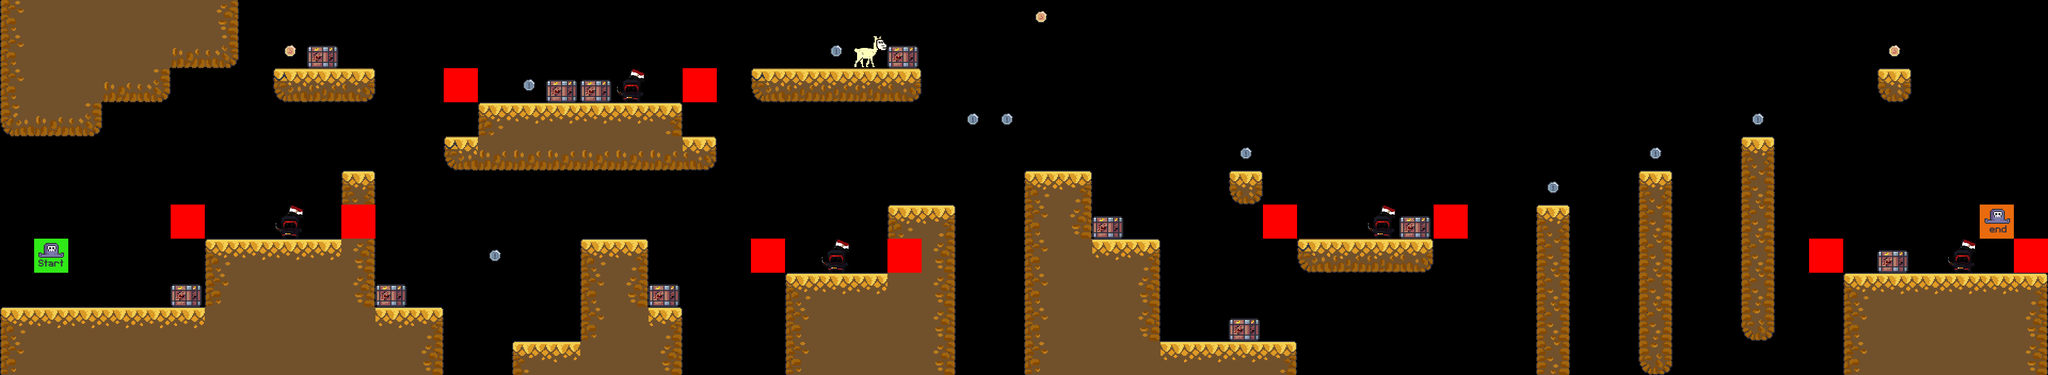

Below is a game level as drawn by its tile map, then a one-line description and the .tmx that defines it (tile-layer data replaced by summaries):
An orthogonal 60x11 tile map with 64x64 px tiles, 7 tile layers (terrain, llama, coins, enemies, ...), 6 tilesets.

<map version="1.5" tiledversion="1.7.2" orientation="orthogonal" renderorder="right-down" width="60" height="11" tilewidth="64" tileheight="64" infinite="0" nextlayerid="9" nextobjectid="1">
 <editorsettings>
  <export target="../0/level_0.tmx" format="csv" />
 </editorsettings>
 <tileset firstgid="1" source="../tilesets/terrain_tiles.tsx" />
 <tileset firstgid="17" source="../tilesets/coin_tiles.tsx" />
 <tileset firstgid="19" source="../tilesets/crates.tsx" />
 <tileset firstgid="20" source="../tilesets/player_tiles.tsx" />
 <tileset firstgid="22" source="../tilesets/enemy_tiles.tsx" />
 <tileset firstgid="24" source="llama.tsx" />
 <layer id="1" name="terrain" width="60" height="11">
  <data>[660 cells, 178 non-empty, 16 distinct tile ids]</data>
 </layer>
 <layer id="8" name="llama" width="60" height="11">
  <data>[660 cells, 1 non-empty, 1 distinct tile ids]</data>
 </layer>
 <layer id="2" name="coins" width="60" height="11">
  <data>[660 cells, 13 non-empty, 2 distinct tile ids]</data>
 </layer>
 <layer id="6" name="enemies" width="60" height="11">
  <data>[660 cells, 5 non-empty, 1 distinct tile ids]</data>
 </layer>
 <layer id="7" name="constraints" width="60" height="11">
  <data>[660 cells, 10 non-empty, 1 distinct tile ids]</data>
 </layer>
 <layer id="4" name="crates" width="60" height="11">
  <data>[660 cells, 11 non-empty, 1 distinct tile ids]</data>
 </layer>
 <layer id="5" name="player" width="60" height="11">
  <data>[660 cells, 2 non-empty, 2 distinct tile ids]</data>
 </layer>
</map>
